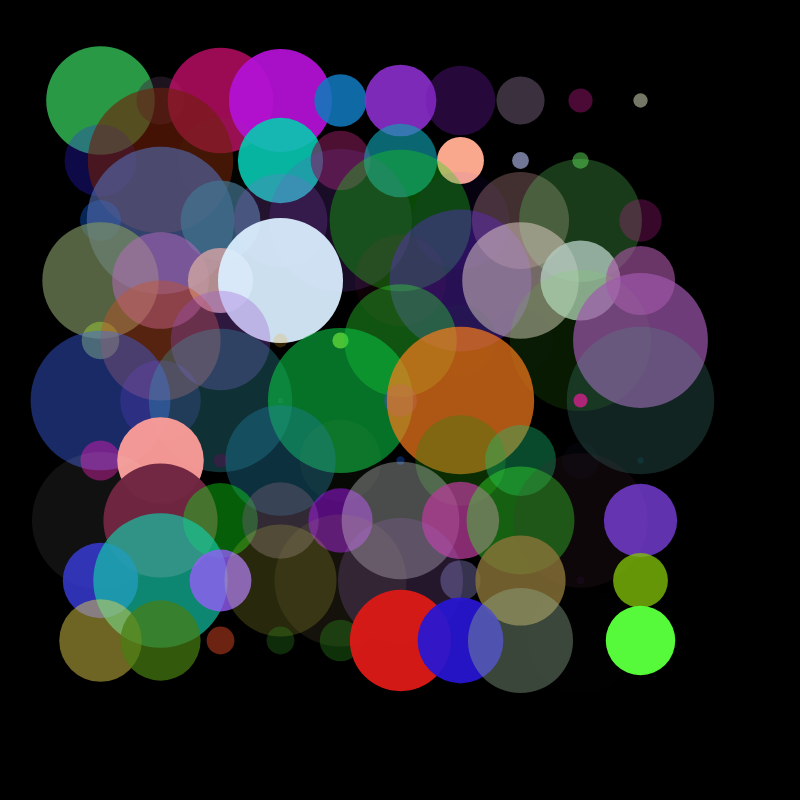
Frame 1 (no input)
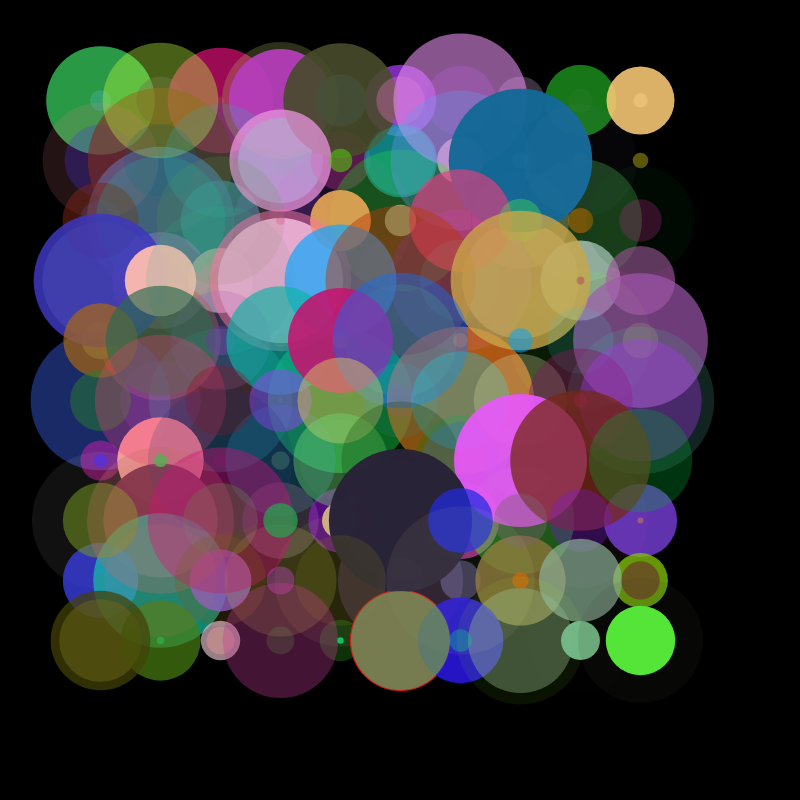
Frame 2 (the mouse pressed at the canvas centre, redrawn once)

The p5.js sketch that drew these frames (run headless with seeded random() and noise() and a simulated clock; the mouse was pressed at the canvas centre and the sketch redrawn once):

// p5.js sketch
// ── sketch.js
let canvasWidth = 800;
let canvasHeight = 800;

function setup() {
    // create a canvas to draw on
    // 800x800px
    createCanvas(canvasWidth, canvasHeight);

    // set the background color
    // 0 = black, 255 = white
    background(0);

}
function draw() {
    // turn off default looping
    noLoop();

    noStroke();
    //fill("red");

    // rgb
    // fill(0,255,0);

    // // x, y, diameter
    // circle(200, 300, 100);

    // fill(255,0,0);
    // circle(310, 300, 100);
    // circle(420, 300, 100);
    // circle(530, 300, 100);
    
    fill(255,0,0);

    
    let circleDiameter = 50;
    let circleGap = 10;
    let totalCircles = 10;
    let totalRows = 10;

    let startX = (canvasWidth - (circleDiameter * totalCircles) - (circleGap * totalCircles - 1)) / 2;
    let startY = (canvasHeight - (circleDiameter * totalRows) - (circleGap * totalRows - 1)) / 2;

    let circleX = startX;
    let circleY = startY;
    
    // counter, condition, increment
    for (let j = 0; j < 10; j++) {
        for (let i = 0; i < 10; i++) {
            let randomDiameter = random(5, 150);
            let randomRed = random(0, 255);
            let randomGreen = random(0, 255);
            let randomBlue = random(0, 255);
            let randomAlpha = random(0, 255);

            fill(randomRed, randomGreen, randomBlue, randomAlpha);
            circle(circleX, circleY, randomDiameter);
            circleX += (circleDiameter + circleGap);
        } // for loop end
        
        // reset circleX
        circleX = startX;

        // increment circleY
        circleY += (circleDiameter + circleGap);
    } // outer for loop end


} // draw function end
